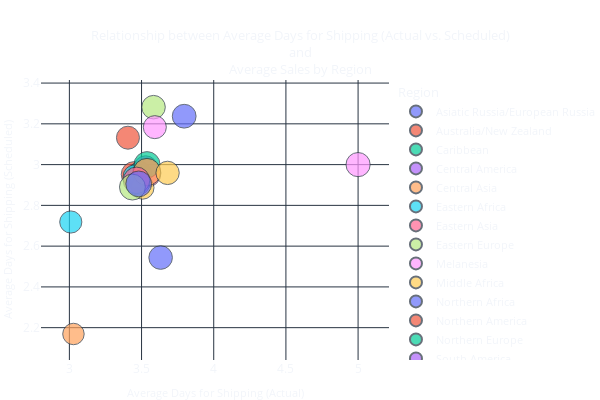

The notebook cell this image was saved under:
### Code cell
relationship = get_shipping_relationship(df_2017)
relationship

### Figure 1 — Plotly figure (JSON) as saved in the notebook; plotly's stock layout.template omitted (floating-point values rounded to 4 significant figures)
{"data": [{"hovertemplate": "<b>%{hovertext}</b><br>Average Days for Shipping (Actual): %{x:.2f}<br>Average Days for Shipping (Scheduled): %{y:.2f}<br>Average Sales: $%{marker.size:.2f}", "hovertext": ["Asiatic Russia/European Russia"], "legendgroup": "Asiatic Russia/European Russia", "marker": {"color": "#636efa", "size": [202.1], "sizemode": "area", "sizeref": 0.7266, "symbol": "circle"}, "mode": "markers", "name": "Asiatic Russia/European Russia", "orientation": "v", "showlegend": true, "type": "scatter", "x": [3.632], "xaxis": "x", "y": [2.544], "yaxis": "y"}, {"hovertemplate": "<b>%{hovertext}</b><br>Average Days for Shipping (Actual): %{x:.2f}<br>Average Days for Shipping (Scheduled): %{y:.2f}<br>Average Sales: $%{marker.size:.2f}", "hovertext": ["Australia/New Zealand"], "legendgroup": "Australia/New Zealand", "marker": {"color": "#EF553B", "size": [232.8], "sizemode": "area", "sizeref": 0.7266, "symbol": "circle"}, "mode": "markers", "name": "Australia/New Zealand", "orientation": "v", "showlegend": true, "type": "scatter", "x": [3.447], "xaxis": "x", "y": [2.952], "yaxis": "y"}, {"hovertemplate": "<b>%{hovertext}</b><br>Average Days for Shipping (Actual): %{x:.2f}<br>Average Days for Shipping (Scheduled): %{y:.2f}<br>Average Sales: $%{marker.size:.2f}", "hovertext": ["Caribbean"], "legendgroup": "Caribbean", "marker": {"color": "#00cc96", "size": [199.7], "sizemode": "area", "sizeref": 0.7266, "symbol": "circle"}, "mode": "markers", "name": "Caribbean", "orientation": "v", "showlegend": true, "type": "scatter", "x": [3.488], "xaxis": "x", "y": [2.957], "yaxis": "y"}, {"hovertemplate": "<b>%{hovertext}</b><br>Average Days for Shipping (Actual): %{x:.2f}<br>Average Days for Shipping (Scheduled): %{y:.2f}<br>Average Sales: $%{marker.size:.2f}", "hovertext": ["Central America"], "legendgroup": "Central America", "marker": {"color": "#ab63fa", "size": [202.3], "sizemode": "area", "sizeref": 0.7266, "symbol": "circle"}, "mode": "markers", "name": "Central America", "orientation": "v", "showlegend": true, "type": "scatter", "x": [3.528], "xaxis": "x", "y": [2.985], "yaxis": "y"}, {"hovertemplate": "<b>%{hovertext}</b><br>Average Days for Shipping (Actual): %{x:.2f}<br>Average Days for Shipping (Scheduled): %{y:.2f}<br>Average Sales: $%{marker.size:.2f}", "hovertext": ["Central Asia"], "legendgroup": "Central Asia", "marker": {"color": "#FFA15A", "size": [167.7], "sizemode": "area", "sizeref": 0.7266, "symbol": "circle"}, "mode": "markers", "name": "Central Asia", "orientation": "v", "showlegend": true, "type": "scatter", "x": [3.028], "xaxis": "x", "y": [2.169], "yaxis": "y"}, {"hovertemplate": "<b>%{hovertext}</b><br>Average Days for Shipping (Actual): %{x:.2f}<br>Average Days for Shipping (Scheduled): %{y:.2f}<br>Average Sales: $%{marker.size:.2f}", "hovertext": ["Eastern Africa"], "legendgroup": "Eastern Africa", "marker": {"color": "#19d3f3", "size": [202.4], "sizemode": "area", "sizeref": 0.7266, "symbol": "circle"}, "mode": "markers", "name": "Eastern Africa", "orientation": "v", "showlegend": true, "type": "scatter", "x": [3.454], "xaxis": "x", "y": [2.941], "yaxis": "y"}, {"hovertemplate": "<b>%{hovertext}</b><br>Average Days for Shipping (Actual): %{x:.2f}<br>Average Days for Shipping (Scheduled): %{y:.2f}<br>Average Sales: $%{marker.size:.2f}", "hovertext": ["Eastern Asia"], "legendgroup": "Eastern Asia", "marker": {"color": "#FF6692", "size": [290.6], "sizemode": "area", "sizeref": 0.7266, "symbol": "circle"}, "mode": "markers", "name": "Eastern Asia", "orientation": "v", "showlegend": true, "type": "scatter", "x": [3.536], "xaxis": "x", "y": [2.958], "yaxis": "y"}, {"hovertemplate": "<b>%{hovertext}</b><br>Average Days for Shipping (Actual): %{x:.2f}<br>Average Days for Shipping (Scheduled): %{y:.2f}<br>Average Sales: $%{marker.size:.2f}", "hovertext": ["Eastern Europe"], "legendgroup": "Eastern Europe", "marker": {"color": "#B6E880", "size": [201.2], "sizemode": "area", "sizeref": 0.7266, "symbol": "circle"}, "mode": "markers", "name": "Eastern Europe", "orientation": "v", "showlegend": true, "type": "scatter", "x": [3.583], "xaxis": "x", "y": [3.282], "yaxis": "y"}, {"hovertemplate": "<b>%{hovertext}</b><br>Average Days for Shipping (Actual): %{x:.2f}<br>Average Days for Shipping (Scheduled): %{y:.2f}<br>Average Sales: $%{marker.size:.2f}", "hovertext": ["Melanesia"], "legendgroup": "Melanesia", "marker": {"color": "#FF97FF", "size": [212.5], "sizemode": "area", "sizeref": 0.7266, "symbol": "circle"}, "mode": "markers", "name": "Melanesia", "orientation": "v", "showlegend": true, "type": "scatter", "x": [5], "xaxis": "x", "y": [3], "yaxis": "y"}, {"hovertemplate": "<b>%{hovertext}</b><br>Average Days for Shipping (Actual): %{x:.2f}<br>Average Days for Shipping (Scheduled): %{y:.2f}<br>Average Sales: $%{marker.size:.2f}", "hovertext": ["Middle Africa"], "legendgroup": "Middle Africa", "marker": {"color": "#FECB52", "size": [192.1], "sizemode": "area", "sizeref": 0.7266, "symbol": "circle"}, "mode": "markers", "name": "Middle Africa", "orientation": "v", "showlegend": true, "type": "scatter", "x": [3.507], "xaxis": "x", "y": [2.887], "yaxis": "y"}, {"hovertemplate": "<b>%{hovertext}</b><br>Average Days for Shipping (Actual): %{x:.2f}<br>Average Days for Shipping (Scheduled): %{y:.2f}<br>Average Sales: $%{marker.size:.2f}", "hovertext": ["Northern Africa"], "legendgroup": "Northern Africa", "marker": {"color": "#636efa", "size": [205.8], "sizemode": "area", "sizeref": 0.7266, "symbol": "circle"}, "mode": "markers", "name": "Northern Africa", "orientation": "v", "showlegend": true, "type": "scatter", "x": [3.795], "xaxis": "x", "y": [3.237], "yaxis": "y"}, {"hovertemplate": "<b>%{hovertext}</b><br>Average Days for Shipping (Actual): %{x:.2f}<br>Average Days for Shipping (Scheduled): %{y:.2f}<br>Average Sales: $%{marker.size:.2f}", "hovertext": ["Northern America"], "legendgroup": "Northern America", "marker": {"color": "#EF553B", "size": [192.3], "sizemode": "area", "sizeref": 0.7266, "symbol": "circle"}, "mode": "markers", "name": "Northern America", "orientation": "v", "showlegend": true, "type": "scatter", "x": [3.406], "xaxis": "x", "y": [3.132], "yaxis": "y"}, {"hovertemplate": "<b>%{hovertext}</b><br>Average Days for Shipping (Actual): %{x:.2f}<br>Average Days for Shipping (Scheduled): %{y:.2f}<br>Average Sales: $%{marker.size:.2f}", "hovertext": ["Northern Europe"], "legendgroup": "Northern Europe", "marker": {"color": "#00cc96", "size": [246.7], "sizemode": "area", "sizeref": 0.7266, "symbol": "circle"}, "mode": "markers", "name": "Northern Europe", "orientation": "v", "showlegend": true, "type": "scatter", "x": [3.538], "xaxis": "x", "y": [3.0], "yaxis": "y"}, {"hovertemplate": "<b>%{hovertext}</b><br>Average Days for Shipping (Actual): %{x:.2f}<br>Average Days for Shipping (Scheduled): %{y:.2f}<br>Average Sales: $%{marker.size:.2f}", "hovertext": ["South America"], "legendgroup": "South America", "marker": {"color": "#ab63fa", "size": [201.2], "sizemode": "area", "sizeref": 0.7266, "symbol": "circle"}, "mode": "markers", "name": "South America", "orientation": "v", "showlegend": true, "type": "scatter", "x": [3.476], "xaxis": "x", "y": [2.908], "yaxis": "y"}, {"hovertemplate": "<b>%{hovertext}</b><br>Average Days for Shipping (Actual): %{x:.2f}<br>Average Days for Shipping (Scheduled): %{y:.2f}<br>Average Sales: $%{marker.size:.2f}", "hovertext": ["Southeastern Asia"], "legendgroup": "Southeastern Asia", "marker": {"color": "#FFA15A", "size": [271.4], "sizemode": "area", "sizeref": 0.7266, "symbol": "circle"}, "mode": "markers", "name": "Southeastern Asia", "orientation": "v", "showlegend": true, "type": "scatter", "x": [3.538], "xaxis": "x", "y": [2.964], "yaxis": "y"}, {"hovertemplate": "<b>%{hovertext}</b><br>Average Days for Shipping (Actual): %{x:.2f}<br>Average Days for Shipping (Scheduled): %{y:.2f}<br>Average Sales: $%{marker.size:.2f}", "hovertext": ["Southern Africa"], "legendgroup": "Southern Africa", "marker": {"color": "#19d3f3", "size": [178.3], "sizemode": "area", "sizeref": 0.7266, "symbol": "circle"}, "mode": "markers", "name": "Southern Africa", "orientation": "v", "showlegend": true, "type": "scatter", "x": [3.01], "xaxis": "x", "y": [2.718], "yaxis": "y"}, {"hovertemplate": "<b>%{hovertext}</b><br>Average Days for Shipping (Actual): %{x:.2f}<br>Average Days for Shipping (Scheduled): %{y:.2f}<br>Average Sales: $%{marker.size:.2f}", "hovertext": ["Southern Asia"], "legendgroup": "Southern Asia", "marker": {"color": "#FF6692", "size": [256.0], "sizemode": "area", "sizeref": 0.7266, "symbol": "circle"}, "mode": "markers", "name": "Southern Asia", "orientation": "v", "showlegend": true, "type": "scatter", "x": [3.465], "xaxis": "x", "y": [2.923], "yaxis": "y"}, {"hovertemplate": "<b>%{hovertext}</b><br>Average Days for Shipping (Actual): %{x:.2f}<br>Average Days for Shipping (Scheduled): %{y:.2f}<br>Average Sales: $%{marker.size:.2f}", "hovertext": ["Southern Europe"], "legendgroup": "Southern Europe", "marker": {"color": "#B6E880", "size": [243.3], "sizemode": "area", "sizeref": 0.7266, "symbol": "circle"}, "mode": "markers", "name": "Southern Europe", "orientation": "v", "showlegend": true, "type": "scatter", "x": [3.437], "xaxis": "x", "y": [2.89], "yaxis": "y"}, {"hovertemplate": "<b>%{hovertext}</b><br>Average Days for Shipping (Actual): %{x:.2f}<br>Average Days for Shipping (Scheduled): %{y:.2f}<br>Average Sales: $%{marker.size:.2f}", "hovertext": ["Western Africa"], "legendgroup": "Western Africa", "marker": {"color": "#FF97FF", "size": [193.3], "sizemode": "area", "sizeref": 0.7266, "symbol": "circle"}, "mode": "markers", "name": "Western Africa", "orientation": "v", "showlegend": true, "type": "scatter", "x": [3.592], "xaxis": "x", "y": [3.184], "yaxis": "y"}, {"hovertemplate": "<b>%{hovertext}</b><br>Average Days for Shipping (Actual): %{x:.2f}<br>Average Days for Shipping (Scheduled): %{y:.2f}<br>Average Sales: $%{marker.size:.2f}", "hovertext": ["Western Asia"], "legendgroup": "Western Asia", "marker": {"color": "#FECB52", "size": [198.2], "sizemode": "area", "sizeref": 0.7266, "symbol": "circle"}, "mode": "markers", "name": "Western Asia", "orientation": "v", "showlegend": true, "type": "scatter", "x": [3.68], "xaxis": "x", "y": [2.959], "yaxis": "y"}, {"hovertemplate": "<b>%{hovertext}</b><br>Average Days for Shipping (Actual): %{x:.2f}<br>Average Days for Shipping (Scheduled): %{y:.2f}<br>Average Sales: $%{marker.size:.2f}", "hovertext": ["Western Europe"], "legendgroup": "Western Europe", "marker": {"color": "#636efa", "size": [241.6], "sizemode": "area", "sizeref": 0.7266, "symbol": "circle"}, "mode": "markers", "name": "Western Europe", "orientation": "v", "showlegend": true, "type": "scatter", "x": [3.48], "xaxis": "x", "y": [2.905], "yaxis": "y"}], "layout": {"height": 400, "legend": {"font": {"size": 11}, "itemsizing": "constant", "title": {"text": "Region"}, "tracegroupgap": 0}, "margin": {"b": 0, "l": 0, "r": 0, "t": 80}, "paper_bgcolor": "rgba(0, 0, 0, 0)", "plot_bgcolor": "rgba(0, 0, 0, 0)", "showlegend": true, "title": {"font": {"size": 13}, "text": "Relationship between Average Days for Shipping (Actual vs. Scheduled)<br>and<br>Average Sales by Region</br>", "x": 0.5, "xanchor": "center"}, "width": 600, "xaxis": {"anchor": "y", "domain": [0, 1], "title": {"font": {"size": 11}, "text": "Average Days for Shipping (Actual)"}}, "yaxis": {"anchor": "x", "domain": [0, 1], "title": {"font": {"size": 11}, "text": "Average Days for Shipping (Scheduled)"}}}}
